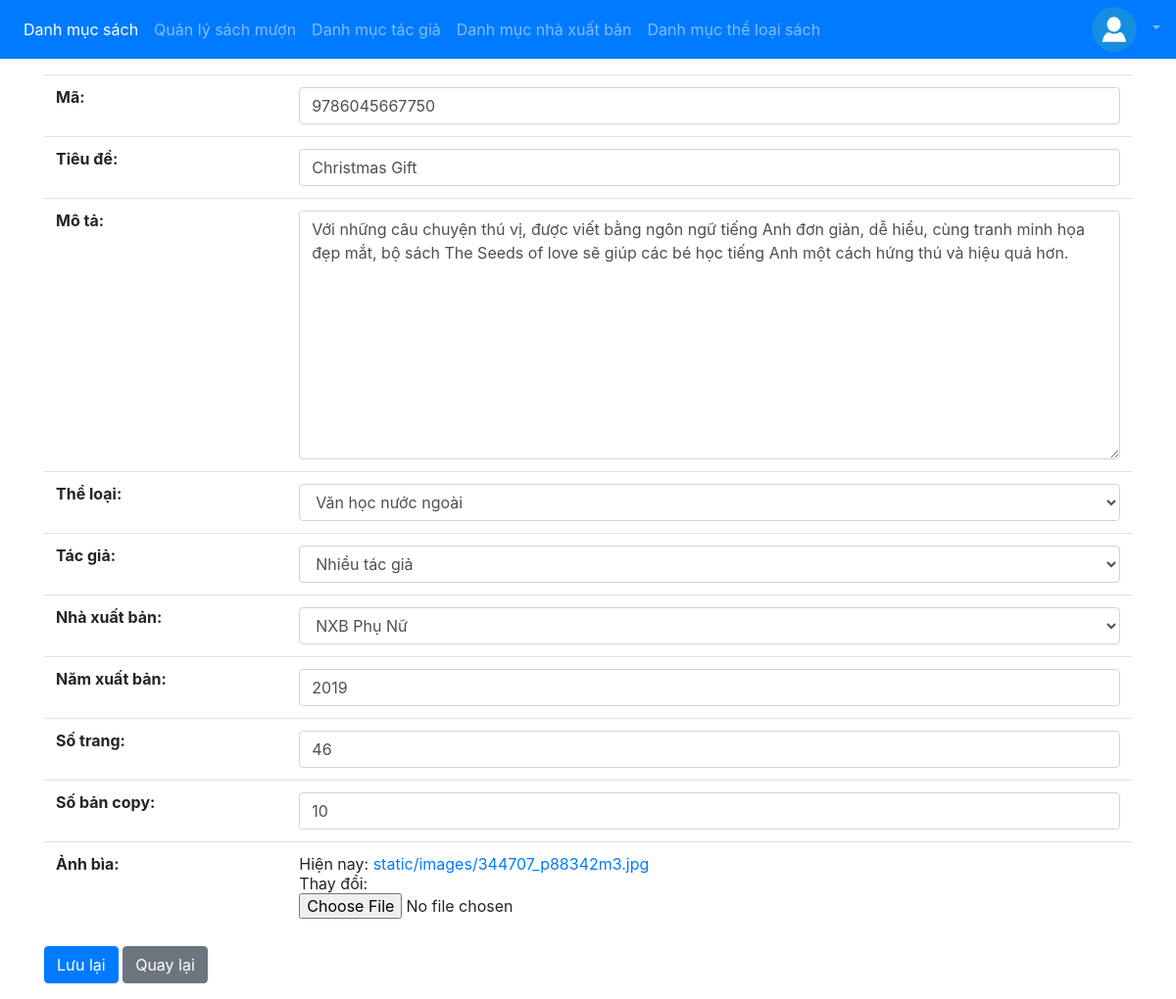
Screenshot of /staff/book_update/1 (signed in) with the database file from the repository.
### app/models.py (models this page shows, shortened)
class Book(models.Model):
    code = models.CharField(max_length=30, verbose_name='Mã', unique=True)
    title = models.CharField(max_length=200, verbose_name='Tiêu đề')
    description = models.CharField(max_length=500, blank=True)
    category = models.ForeignKey(Category, verbose_name="Thể loại",  on_delete=models.PROTECT)
    author = models.ForeignKey(Author, verbose_name="Tác giả", on_delete=models.PROTECT)
    publisher = models.ForeignKey(Publisher, verbose_name="Nhà xuất bản", on_delete=models.PROTECT)
    publishYear = models.IntegerField(verbose_name="Năm xuất bản")
    numberOfPage = models.IntegerField(verbose_name="Số trang")
    numberOfCopy = models.IntegerField(verbose_name="Số bản copy")
    numberOfAvailableCopy = models.IntegerField(blank=True)
    image = models.ImageField(verbose_name='Ảnh bìa', upload_to='static/images')

### app/views_staff.py (the view)
# urls.py: path('staff/book_update/<int:id>', views_staff.updateBook, name='book-update'),
@login_required
def updateBook(request, id):
    book = get_object_or_404(Book, pk=id)
    form = BookForm(instance=book)
    if request.method == 'POST':
        form = BookForm(request.POST, request.FILES, instance=book)
        if form.is_valid():
            form.save()
            return redirect('book-list')
    return render(request, 'staff/book/form.html', {'form': form})

### app/forms_staff.py (shortened to what this page needs)
class BookForm(forms.ModelForm):
    numberOfAvailableCopy = forms.IntegerField(required=False, widget=forms.HiddenInput)
    description = forms.CharField(required=False, label='Mô tả', widget=forms.Textarea)
    class Meta:
        model = Book
        fields = '__all__'

### app/models.py (called while the page is built)
    def __str__(self):
        return self.name

    def __str__(self):
        return self.name

    def __str__(self):
        return self.name

### app/templates/staff/book/form.html (shortened to what this page needs)
{% extends 'staff/base.html' %}
{% block navbar %}
  {% with page=0 %}
    {{ block.super }}
  {% endwith %}
{% endblock %}
{% block content %}
  <div class="container pt-3">
    <form method="POST" enctype="multipart/form-data" novalidate>
      <table class="table table-form">{{ form }}</table>
      <button class="btn btn-primary" type="submit">Lưu lại</button>
      <a class="btn btn-secondary" href='{% url "book-list" %}'>Quay lại</a>
    </form>
  </div>
{% endblock %}

### rows the page displays
Book: code "9786045667750", title "Christmas Gift", description "Với những câu chuyện thú vị, được viết bằng ngôn ngữ tiếng Anh đơn giản, dễ hiểu, cùng tranh minh họa đẹp mắt, bộ sách The Seeds of love sẽ giúp các bé học tiếng Anh một cách hứng thú và hiệu quả hơn.", category "Văn học nước ngoài", author "Nhiều tác giả", publisher "NXB Phụ Nữ", publishYear "2019", numberOfPage "46", numberOfCopy "10"
